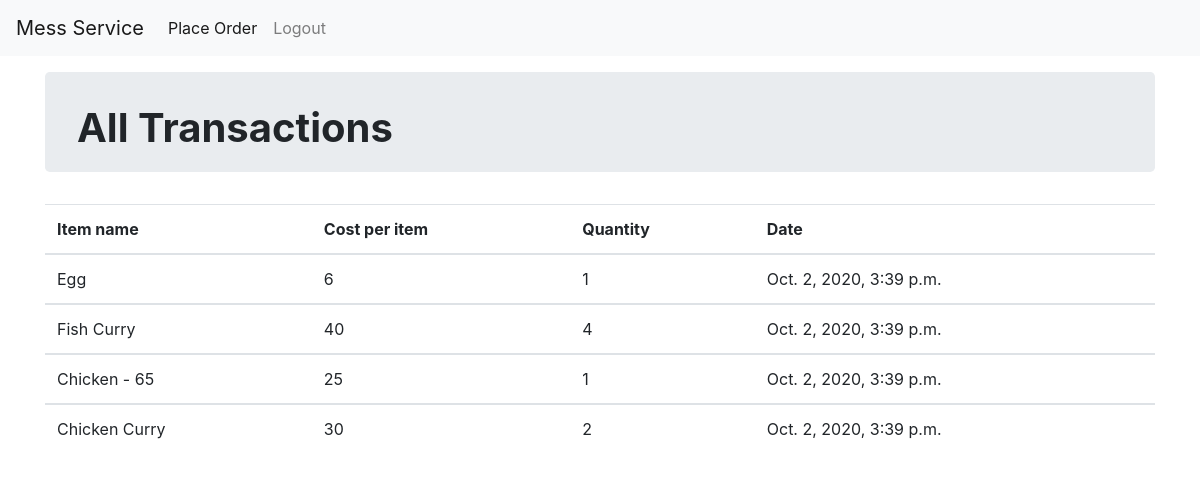
/student/dashboard/ (signed in), run on the app's committed database.
### vendor/models.py (models this page shows, shortened)
class Token(models.Model):
    reg_id = models.ForeignKey(
        Student, related_name='token', null=True, blank=True, on_delete=models.CASCADE)
    item_name = models.ForeignKey(
        ExtraItems, max_length=30, on_delete=models.CASCADE)
    quantity = models.IntegerField()
    date = models.DateTimeField(default=datetime.now, blank=True)
    def __str__(self):
        return self.reg_id.user.username+" "+self.item_name.item_name
    class Meta:
        ordering = ['-date']

class ExtraItems(models.Model):
    item_name = models.CharField(max_length=100, primary_key=True)
    item_cost = models.CharField(max_length=10)
    def __str__(self):
        return self.item_name

### student/views.py (the view)
# urls.py: path('dashboard/',userlist,name='dashboard'),
@login_required
@user_passes_test(check)
def userlist(request):
    tok_list = Token.objects.filter(reg_id__user__username=request.user.username)
    print(tok_list)
    flag = False
    return render(request,'student/dashboard.html',{'token_list':tok_list,'flag':flag})

### student/views.py (called while the page is built)
def check(user):
    return Student.objects.filter(user=user).exists()

### templates/student/dashboard.html (shortened to what this page needs)
{% extends 'base.html' %}
{% load static %}
{% block body %}
<nav class="navbar navbar-expand-lg navbar-light bg-light mb-3">
          <a class="navbar-brand" href="#">Mess Service</a>
          <div class="collapse navbar-collapse" id="navbarSupportedContent">
            <ul class="navbar-nav mr-auto">
              <li class="nav-item active">
        <a class="nav-link" href="/student/placeorder/">Place Order </a>
          </li>
              <li class="nav-item">
                <a class="nav-link" href="{% url 'accounts:logout' %}">Logout</a>
              </li>
            </ul>
          </div>
</nav>
<div class="container">
    <div class="jumbotron" style="height: 100px;padding-top: 2rem;">
        <h1 ><strong>All Transactions</strong> </h1>
    </div>
        <table class="table">
          <thead>
            <tr>
              <th scope="col">Item name</th>
              <th scope="col">Cost per item</th>
              <th scope="col">Quantity</th>
              <th scope="col"> Date </th>
            </tr>
          </thead>
      {% for tok in token_list %}
          <tbody>
            <tr>
              <td>{{ tok.item_name }}</td>
              <td>{{ tok.item_name.item_cost }}</td>
              <td>{{ tok.quantity }}</td>
              <td>{{ tok.date }}</td>
            </tr>
          </tbody>
        {% endfor %}
      </table>
      {% endblock %}

### data on the page
Token: item_name "Egg", item_name.item_cost "6", quantity "1", date "Oct. 2, 2020, 3:39 p.m."
Token: item_name "Fish Curry", item_name.item_cost "40", quantity "4", date "Oct. 2, 2020, 3:39 p.m."
Token: item_name "Chicken - 65", item_name.item_cost "25", quantity "1", date "Oct. 2, 2020, 3:39 p.m."
Token: item_name "Chicken Curry", item_name.item_cost "30", quantity "2", date "Oct. 2, 2020, 3:39 p.m."
